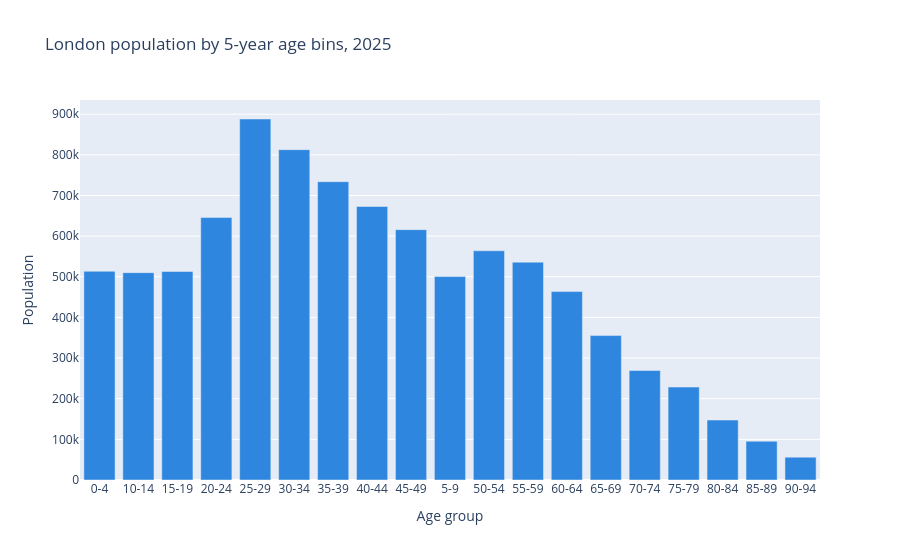

The notebook cell this image was saved under:
### Code cell
import json
import pandas as pd
import plotly.express as px
from pathlib import Path

repo_root = Path("/Users/user1/Documents/Londons-Population-Site")
data_path = repo_root / "src/lib/data/londonAgeStructure.json"

with data_path.open() as f:
    london_age_structure = json.load(f)

df = pd.DataFrame(london_age_structure)
df = df[df["b"] == "2025"].copy()
df["age"] = df["xd"].astype(int)
df["population"] = df["y"]

# Create 5-year age bins
def age_bin(age):
    lower = (age // 5) * 5
    upper = lower + 4
    return f"{lower}-{upper}"

df["age_bin"] = df["age"].map(age_bin)

df_5yr = (
    df.groupby("age_bin", as_index=False)["population"]
      .sum()
      .sort_values("age_bin")
)

fig = px.bar(
    df_5yr,
    x="age_bin",
    y="population",
    title="London population by 5-year age bins, 2025",
    labels={"age_bin": "Age group", "population": "Population"},
    color_discrete_sequence=["#2E86DE"]
)

fig.show()

### Figure 1 — Plotly figure (JSON) as saved in the notebook; plotly's stock layout.template omitted (floating-point values rounded to 4 significant figures)
{"data": [{"hovertemplate": "Age group=%{x}<br>Population=%{y}<extra></extra>", "legendgroup": "", "marker": {"color": "#2E86DE", "pattern": {"shape": ""}}, "name": "", "orientation": "v", "showlegend": false, "textposition": "auto", "type": "bar", "x": ["0-4", "10-14", "15-19", "20-24", "25-29", "30-34", "35-39", "40-44", "45-49", "5-9", "50-54", "55-59", "60-64", "65-69", "70-74", "75-79", "80-84", "85-89", "90-94"], "xaxis": "x", "y": [513500.0, 510100.0, 513000.0, 645700.0, 888200.0, 812800.0, 733900.0, 672900.0, 616000.0, 500500.0, 564000.0, 536000.0, 463600.0, 355400.0, 269400.0, 228600.0, 147500.0, 95420.0, 56180.0], "yaxis": "y"}], "layout": {"barmode": "relative", "legend": {"tracegroupgap": 0}, "title": {"text": "London population by 5-year age bins, 2025"}, "xaxis": {"anchor": "y", "domain": [0, 1], "title": {"text": "Age group"}}, "yaxis": {"anchor": "x", "domain": [0, 1], "title": {"text": "Population"}}}}
